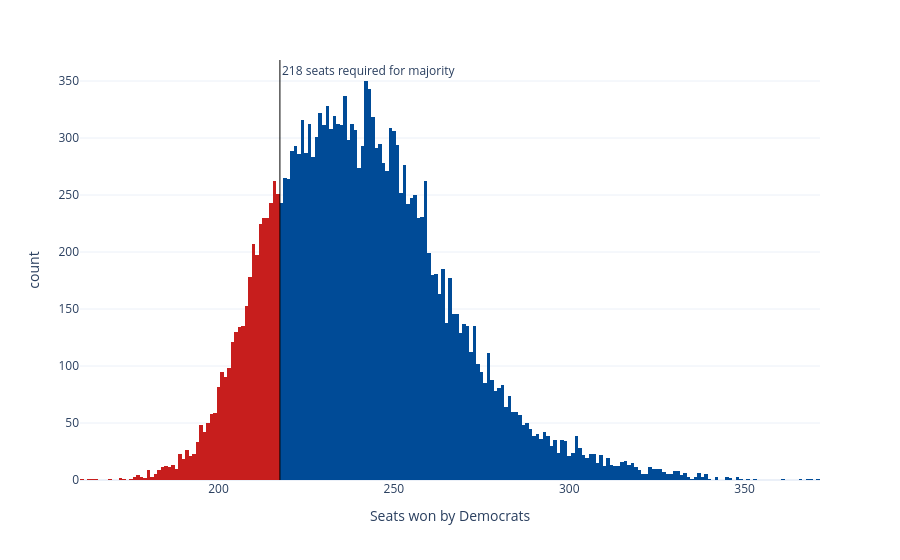

The notebook cell saved with this chart:
### Code cell
sims_hist = px.histogram(seat_sims, x='seats', nbins=np.unique(seat_sims['seats']).shape[0]*2, color='winner',
                         color_discrete_map={'Democrats': '#004b97', 'Republicans': '#c71e1d'},
                         labels={'seats':'Seats won by Democrats', 'winner': 'Winner'}, template='plotly_white')
sims_hist.update_traces(showlegend=False)
sims_hist.add_vline(x=217.5, line_width=1, line_color='black', annotation_text='218 seats required for majority', 
                    annotation_position='top right')
sims_hist

### Figure 1 — Plotly figure (JSON) as saved in the notebook; plotly's stock layout.template omitted (floating-point values rounded to 4 significant figures; data arrays with more than 128 entries replaced by an {"elided": "..."} marker saying what was removed)
{"data": [{"bingroup": "x", "hovertemplate": "Winner=Democrats<br>Seats won by Democrats=%{x}<br>count=%{y}<extra></extra>", "legendgroup": "Democrats", "marker": {"color": "#004b97", "pattern": {"shape": ""}}, "name": "Democrats", "nbinsx": 370, "orientation": "v", "showlegend": false, "type": "histogram", "x": {"elided": "16434 int values"}, "xaxis": "x", "yaxis": "y"}, {"bingroup": "x", "hovertemplate": "Winner=Republicans<br>Seats won by Democrats=%{x}<br>count=%{y}<extra></extra>", "legendgroup": "Republicans", "marker": {"color": "#c71e1d", "pattern": {"shape": ""}}, "name": "Republicans", "nbinsx": 370, "orientation": "v", "showlegend": false, "type": "histogram", "x": {"elided": "3566 int values"}, "xaxis": "x", "yaxis": "y"}], "layout": {"annotations": [{"showarrow": false, "text": "218 seats required for majority", "x": 217.5, "xanchor": "left", "xref": "x", "y": 1, "yanchor": "top", "yref": "y domain"}], "barmode": "relative", "legend": {"title": {"text": "Winner"}, "tracegroupgap": 0}, "margin": {"t": 60}, "shapes": [{"line": {"color": "black", "width": 1}, "type": "line", "x0": 217.5, "x1": 217.5, "xref": "x", "y0": 0, "y1": 1, "yref": "y domain"}], "xaxis": {"anchor": "y", "domain": [0, 1], "title": {"text": "Seats won by Democrats"}}, "yaxis": {"anchor": "x", "domain": [0, 1], "title": {"text": "count"}}}}
